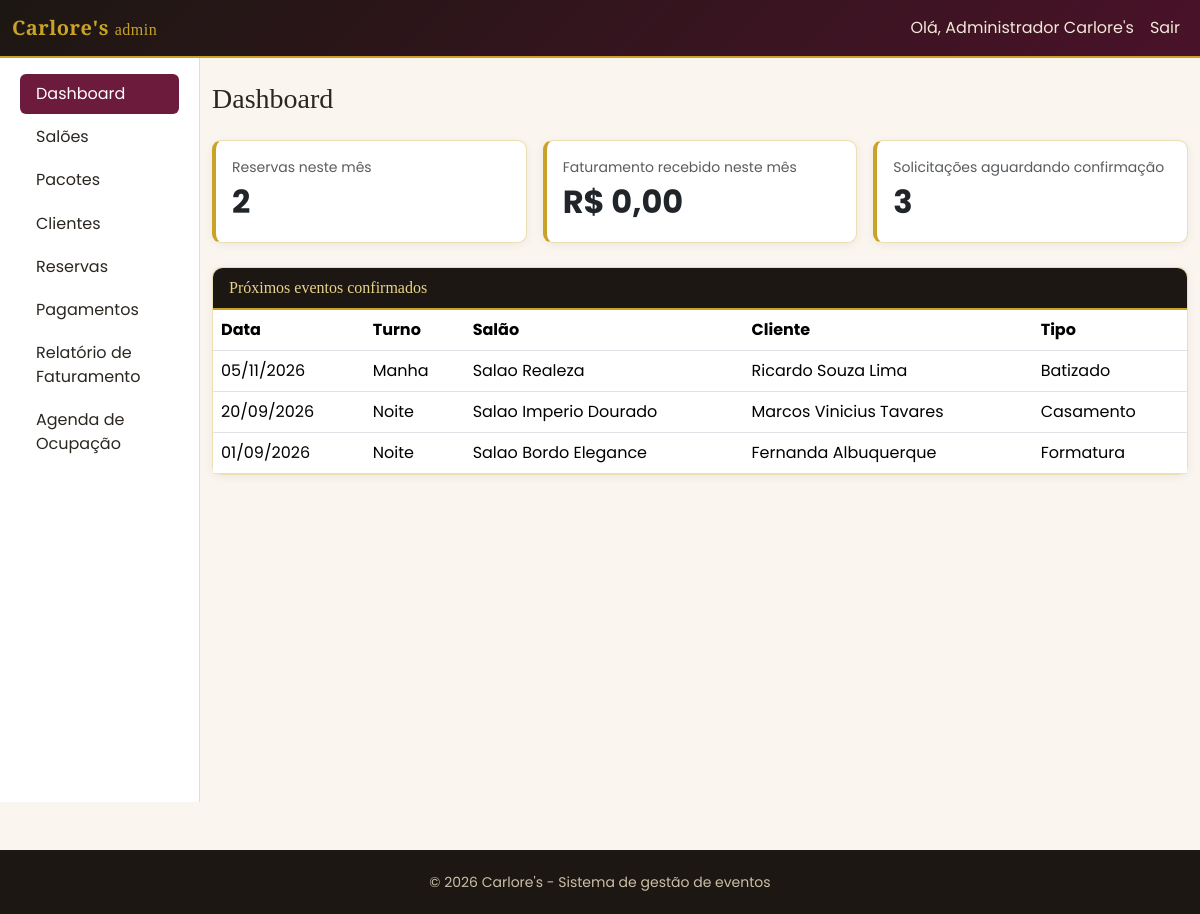
Page /admin/index.php (signed in) on the committed database.
### tables this page shows
CREATE TABLE reservas (
    id                  INT UNSIGNED AUTO_INCREMENT PRIMARY KEY,
    cliente_id          INT UNSIGNED NOT NULL,
    salao_id            INT UNSIGNED NOT NULL,
    pacote_id           INT UNSIGNED NOT NULL,
    data_evento         DATE NOT NULL,
    turno               ENUM('manha', 'tarde', 'noite') NOT NULL,
    tipo_evento         VARCHAR(80) NOT NULL,
    numero_convidados   SMALLINT UNSIGNED NOT NULL,
    status              ENUM('solicitada', 'confirmada', 'cancelada') NOT NULL DEFAULT 'solicitada',
    valor_salao         DECIMAL(10,2) NOT NULL,
    valor_pacote        DECIMAL(10,2) NOT NULL,
    desconto            DECIMAL(10,2) NOT NULL DEFAULT 0.00,
    valor_total         DECIMAL(10,2) GENERATED ALWAYS AS (valor_salao + valor_pacote - desconto) STORED,
    bloqueio_data       DATE GENERATED ALWAYS AS (CASE WHEN status = 'cancelada' THEN NULL ELSE data_evento END) STORED,
    observacoes         TEXT NULL,
    created_at          DATETIME NOT NULL DEFAULT CURRENT_TIMESTAMP,
    updated_at          DATETIME NOT NULL DEFAULT CURRENT_TIMESTAMP ON UPDATE CURRENT_TIMESTAMP,
    CONSTRAINT fk_reservas_cliente FOREIGN KEY (cliente_id) REFERENCES clientes(id)
        ON DELETE RESTRICT ON UPDATE CASCADE,
    CONSTRAINT fk_reservas_salao FOREIGN KEY (salao_id) REFERENCES saloes(id)
        ON DELETE RESTRICT ON UPDATE CASCADE,
    CONSTRAINT fk_reservas_pacote FOREIGN KEY (pacote_id) REFERENCES pacotes(id)
        ON DELETE RESTRICT ON UPDATE CASCADE,
    UNIQUE KEY uq_disponibilidade (salao_id, bloqueio_data),
    INDEX idx_reservas_data (data_evento),
    INDEX idx_reservas_status (status)
);

CREATE TABLE saloes (
    id          INT UNSIGNED AUTO_INCREMENT PRIMARY KEY,
    nome        VARCHAR(100) NOT NULL,
    capacidade  SMALLINT UNSIGNED NOT NULL,
    descricao   TEXT NULL,
    valor_base  DECIMAL(10,2) NOT NULL DEFAULT 0.00,
    foto        VARCHAR(255) NULL,
    ativo       TINYINT(1) NOT NULL DEFAULT 1,
    created_at  DATETIME NOT NULL DEFAULT CURRENT_TIMESTAMP,
    updated_at  DATETIME NOT NULL DEFAULT CURRENT_TIMESTAMP ON UPDATE CURRENT_TIMESTAMP,
    UNIQUE KEY uq_saloes_nome (nome),
    INDEX idx_saloes_ativo (ativo)
);

CREATE TABLE usuarios (
    id          INT UNSIGNED AUTO_INCREMENT PRIMARY KEY,
    nome        VARCHAR(120) NOT NULL,
    email       VARCHAR(150) NOT NULL,
    senha_hash  VARCHAR(255) NOT NULL,
    tipo        ENUM('admin', 'cliente') NOT NULL DEFAULT 'cliente',
    ativo       TINYINT(1) NOT NULL DEFAULT 1,
    created_at  DATETIME NOT NULL DEFAULT CURRENT_TIMESTAMP,
    updated_at  DATETIME NOT NULL DEFAULT CURRENT_TIMESTAMP ON UPDATE CURRENT_TIMESTAMP,
    UNIQUE KEY uq_usuarios_email (email),
    INDEX idx_usuarios_tipo (tipo)
);

### helpers/format_helper.php (called while the page is built, shortened)
<?php
function e(mixed $valor): string
{
    return htmlspecialchars((string)($valor ?? ''), ENT_QUOTES, 'UTF-8');
}
function moneyBr(float|string|null $valor): string
{
    return 'R$ ' . number_format((float)$valor, 2, ',', '.');
}
function dateBr(?string $dataIso): string
{
    $timestamp = strtotime($dataIso);
    return $timestamp ? date('d/m/Y', $timestamp) : '';
}
function turnoLabel(?string $turno): string
{
    return TURNOS[$turno] ?? e($turno);
}

### helpers/auth_helper.php (called while the page is built, shortened)
<?php
function usuarioLogado(): ?array
{
    return [
        'id'         => (int)$_SESSION['usuario_id'],
        'nome'       => $_SESSION['usuario_nome'],
        'tipo'       => $_SESSION['usuario_tipo'],
        'cliente_id' => isset($_SESSION['cliente_id']) ? (int)$_SESSION['cliente_id'] : null,
    ];
}

### config/bootstrap.php (called while the page is built, shortened)
<?php
require_once ROOT_PATH . '/config/database.php';
require_once ROOT_PATH . '/helpers/format_helper.php';
require_once ROOT_PATH . '/helpers/auth_helper.php';
spl_autoload_register(function (string $classe): void {
    foreach (['models', 'services'] as $pasta) {
        $caminho = ROOT_PATH . "/{$pasta}/{$classe}.php";
        if (is_file($caminho)) {
            return;
        }
    }
});

### config/database.php (called while the page is built, shortened)
<?php
class Database
{
    private static ?PDO $conexao = null;
    public static function conectar(): PDO
    {
        if (self::$conexao === null) {
            $dsn = 'mysql:host=' . self::HOST . ';dbname=' . self::DBNAME . ';charset=' . self::CHARSET;
            try {
                self::$conexao = new PDO($dsn, self::USUARIO, self::SENHA, [
                    PDO::ATTR_ERRMODE            => PDO::ERRMODE_EXCEPTION,
                    PDO::ATTR_EMULATE_PREPARES   => false,
                    PDO::ATTR_DEFAULT_FETCH_MODE => PDO::FETCH_ASSOC,
                ]);
            } catch (PDOException $e) {
                error_log('[Database] Falha na conexao: ' . $e->getMessage());
                http_response_code(500);
                die('Nao foi possivel conectar ao banco de dados. Verifique se o MySQL do XAMPP esta em execucao e se o banco "carlores" foi importado (veja o README.md).');
            }
        }
        return self::$conexao;
    }
}

### models/Reserva.php (called while the page is built, shortened)
<?php
class Reserva
{
    public static function listar(array $filtros = []): array
    {
        $sql = self::SELECT_BASE . ' WHERE 1=1';
        $params = [];
        if (!empty($filtros['status'])) {
            $sql .= ' AND r.status = :status';
            $params[':status'] = $filtros['status'];
        }
        if (!empty($filtros['data_inicio'])) {
            $sql .= ' AND r.data_evento >= :data_inicio';
            $params[':data_inicio'] = $filtros['data_inicio'];
        }
        if (!empty($filtros['data_fim'])) {
            $sql .= ' AND r.data_evento <= :data_fim';
            $params[':data_fim'] = $filtros['data_fim'];
        }
        $sql .= ' ORDER BY r.data_evento DESC, r.id DESC';
        $stmt = Database::conectar()->prepare($sql);
        $stmt->execute($params);
        return $stmt->fetchAll();
    }
}

### models/Pagamento.php (called while the page is built, shortened)
<?php
class Pagamento
{
    public static function listarParaFaturamento(string $dataInicio, string $dataFim, ?int $salaoId, ?string $formaPagamento): array
    {
        $sql = "SELECT p.id AS pagamento_id, p.data_pagamento, p.valor, p.forma_pagamento, p.tipo,
                       r.id AS reserva_id, r.data_evento,
                       s.nome AS salao_nome, u.nome AS cliente_nome
                FROM pagamentos p
                INNER JOIN reservas r ON r.id = p.reserva_id
                INNER JOIN saloes s   ON s.id = r.salao_id
                INNER JOIN clientes c ON c.id = r.cliente_id
                INNER JOIN usuarios u ON u.id = c.usuario_id
                WHERE p.data_pagamento BETWEEN :inicio AND :fim";
        $params = [':inicio' => $dataInicio, ':fim' => $dataFim];
        $sql .= ' ORDER BY p.data_pagamento ASC, p.id ASC';
        $stmt = Database::conectar()->prepare($sql);
        $stmt->execute($params);
        return $stmt->fetchAll();
    }
    public static function subtotalPorSalao(string $dataInicio, string $dataFim, ?int $salaoId, ?string $formaPagamento): array
    {
        $sql = "SELECT s.nome AS salao_nome, COUNT(*) AS qtd_pagamentos, SUM(p.valor) AS total_recebido
                FROM pagamentos p
                INNER JOIN reservas r ON r.id = p.reserva_id
                INNER JOIN saloes s   ON s.id = r.salao_id
                WHERE p.data_pagamento BETWEEN :inicio AND :fim";
        $params = [':inicio' => $dataInicio, ':fim' => $dataFim];
        $sql .= ' GROUP BY s.id, s.nome ORDER BY total_recebido DESC';
        $stmt = Database::conectar()->prepare($sql);
        $stmt->execute($params);
        return $stmt->fetchAll();
    }
}

### services/RelatorioService.php (called while the page is built, shortened)
<?php
class RelatorioService
{
    public static function faturamentoPorPeriodo(string $dataInicio, string $dataFim, ?int $salaoId, ?string $formaPagamento): array
    {
        $linhas = Pagamento::listarParaFaturamento($dataInicio, $dataFim, $salaoId, $formaPagamento);
        $subtotais = Pagamento::subtotalPorSalao($dataInicio, $dataFim, $salaoId, $formaPagamento);
        $total = 0.0;
        return [
            'linhas'    => $linhas,
            'subtotais' => $subtotais,
            'total'     => $total,
            'inicio'    => $dataInicio,
            'fim'       => $dataFim,
        ];
    }
}

### public/admin/index.php (the view, shortened to what this page needs)
<?php
require_once __DIR__ . '/../../config/bootstrap.php';
$inicioMes = date('Y-m-01');
$fimMes = date('Y-m-t');
$reservasMes = Reserva::listar(['data_inicio' => $inicioMes, 'data_fim' => $fimMes]);
$faturamentoMes = RelatorioService::faturamentoPorPeriodo($inicioMes, $fimMes, null, null);
$solicitacoesPendentes = Reserva::listar(['status' => 'solicitada']);
$proximasReservas = Reserva::listar(['data_inicio' => date('Y-m-d'), 'status' => 'confirmada']);
$proximasReservas = array_slice($proximasReservas, 0, 5);
$paginaAtual = 'dashboard';
$tituloPagina = 'Dashboard';
require ROOT_PATH . '/views/partials/header_admin.php';
?>
<div class="row g-3 mb-4">
    <div class="col-md-4">
        <div class="card card-carlores dashboard-kpi h-100">
            <div class="card-body">
                <div class="text-muted small">Reservas neste mês</div>
                <div class="fs-2 fw-bold"><?= count($reservasMes) ?></div>
            </div>
        </div>
    </div>
    <div class="col-md-4">
        <div class="card card-carlores dashboard-kpi h-100">
            <div class="card-body">
                <div class="text-muted small">Faturamento recebido neste mês</div>
                <div class="fs-2 fw-bold"><?= moneyBr($faturamentoMes['total']) ?></div>
            </div>
        </div>
    </div>
    <div class="col-md-4">
        <div class="card card-carlores dashboard-kpi h-100">
            <div class="card-body">
                <div class="text-muted small">Solicitações aguardando confirmação</div>
                <div class="fs-2 fw-bold"><?= count($solicitacoesPendentes) ?></div>
            </div>
        </div>
    </div>
</div>
<div class="card card-carlores">
    <div class="card-header">Próximos eventos confirmados</div>
    <div class="card-body p-0">
        <div class="table-responsive">
            <table class="table mb-0 align-middle">
                <thead><tr><th>Data</th><th>Turno</th><th>Salão</th><th>Cliente</th><th>Tipo</th></tr></thead>
                <tbody>
                <?php foreach ($proximasReservas as $r): ?>
                    <tr>
                        <td><?= dateBr($r['data_evento']) ?></td>
                        <td><?= turnoLabel($r['turno']) ?></td>
                        <td><?= e($r['salao_nome']) ?></td>
                        <td><?= e($r['cliente_nome']) ?></td>
                        <td><?= e($r['tipo_evento']) ?></td>
                    </tr>
                <?php endforeach; ?>
                </tbody>
            </table>
        </div>
    </div>
</div>
<?php require ROOT_PATH . '/views/partials/footer_admin.php'; ?>

### views/partials/header_admin.php (shortened to what this page needs)
<?php $usuario = usuarioLogado(); ?>
<!DOCTYPE html>
<html lang="pt-BR">
<head>
    <link href="https://cdn.jsdelivr.net/npm/bootstrap@5.3.3/dist/css/bootstrap.min.css" rel="stylesheet">
    <link href="/assets/css/theme.css" rel="stylesheet">
    <link href="/assets/css/print.css" rel="stylesheet">
</head>
<body>
<nav class="navbar navbar-expand-lg navbar-carlores navbar-dark no-print">
    <div class="container-fluid">
        <a class="navbar-brand" href="/admin/index.php"><?= e(APP_NOME) ?> <small class="fs-6 fw-normal">admin</small></a>
        <div class="collapse navbar-collapse" id="navAdmin">
            <ul class="navbar-nav ms-auto">
                <li class="nav-item"><span class="nav-link">Olá, <?= e($usuario['nome']) ?></span></li>
                <li class="nav-item"><a class="nav-link" href="/logout.php">Sair</a></li>
            </ul>
        </div>
    </div>
</nav>
<div class="container-fluid">
    <div class="row">
        <aside class="col-lg-2 sidebar-carlores no-print">
            <ul class="nav flex-column px-2">
                <?php
                $paginaAtual = $paginaAtual ?? '';
                $itensMenu = [
                    'dashboard'   => ['/admin/index.php', 'Dashboard'],
                    'saloes'      => ['/admin/saloes/index.php', 'Salões'],
                    'pacotes'     => ['/admin/pacotes/index.php', 'Pacotes'],
                    'clientes'    => ['/admin/clientes/index.php', 'Clientes'],
                    'reservas'    => ['/admin/reservas/index.php', 'Reservas'],
                    'pagamentos'  => ['/admin/pagamentos/index.php', 'Pagamentos'],
                    'faturamento' => ['/admin/relatorios/faturamento.php', 'Relatório de Faturamento'],
                    'ocupacao'    => ['/admin/relatorios/ocupacao.php', 'Agenda de Ocupação'],
                ];
                foreach ($itensMenu as $chave => $item):
                    [$url, $rotulo] = $item;
                ?>
                <li class="nav-item">
                    <a class="nav-link <?= $paginaAtual === $chave ? 'active' : '' ?>" href="<?= e($url) ?>"><?= e($rotulo) ?></a>
                </li>
                <?php endforeach; ?>
            </ul>
        </aside>
        <main class="col-lg-10 py-4">
            <h1 class="h3 mb-4"><?= e($tituloPagina ?? '') ?></h1>

### views/partials/footer_admin.php (shortened to what this page needs)
        </main>
    </div>
</div>
<footer class="rodape-carlores text-center no-print">
    <div class="container"><small>&copy; <?= date('Y') ?> <?= e(APP_NOME) ?> - Sistema de gestão de eventos</small></div>
</footer>
</body>
</html>

### public/assets/css/theme.css (style rules this page uses)
:root { --carlores-preto: #1c1712; --carlores-vinho: #6d1b3c; --carlores-vinho-escuro: #4a1229; --carlores-dourado: #c9a227; --carlores-dourado-claro: #e8d38a; --carlores-creme: #faf6ef; --carlores-texto: #2b2620; }
body { background-color: var(--carlores-creme); color: var(--carlores-texto); font-family: 'Poppins', 'Segoe UI', sans-serif; }
h1, h2, h3, h4, h5, .brand-font { font-family: 'Playfair Display', 'Georgia', serif; }
a { color: var(--carlores-vinho); }
.navbar-carlores { background: linear-gradient(135deg, var(--carlores-preto) 0%, var(--carlores-vinho-escuro) 100%); border-bottom: 2px solid var(--carlores-dourado); }
.navbar-carlores .navbar-brand { font-family: 'Playfair Display', serif; color: var(--carlores-dourado) !important; font-weight: 700; letter-spacing: 0.5px; }
.navbar-carlores .nav-link { color: #f1e9d8 !important; }
.card-carlores { border: 1px solid rgba(201, 162, 39, 0.35); border-radius: 0.6rem; box-shadow: 0 2px 10px rgba(0,0,0,0.06); }
.card-carlores .card-header { background-color: var(--carlores-preto); color: var(--carlores-dourado-claro); border-bottom: 2px solid var(--carlores-dourado); font-family: 'Playfair Display', serif; border-radius: 0.6rem 0.6rem 0 0 !important; }
.sidebar-carlores { background-color: #fff; border-right: 1px solid rgba(201, 162, 39, 0.35); min-height: calc(100vh - 56px); padding-top: 1rem; }
.sidebar-carlores .nav-link { color: var(--carlores-texto); border-radius: 0.375rem; margin-bottom: 0.2rem; }
.sidebar-carlores .nav-link.active { background-color: var(--carlores-vinho); color: #fff; }
.dashboard-kpi { border-left: 4px solid var(--carlores-dourado); }
footer.rodape-carlores { background-color: var(--carlores-preto); color: #cbbfa8; padding: 1.25rem 0; margin-top: 3rem; }

### rows in the picture
reservas: data_evento "05/11/2026", turno "Manha", salao.nome "Salao Realeza", usuarios.nome "Ricardo Souza Lima", tipo_evento "Batizado"
reservas: data_evento "20/09/2026", turno "Noite", salao.nome "Salao Imperio Dourado", usuarios.nome "Marcos Vinicius Tavares", tipo_evento "Casamento"
reservas: data_evento "01/09/2026", turno "Noite", salao.nome "Salao Bordo Elegance", usuarios.nome "Fernanda Albuquerque", tipo_evento "Formatura"

### other values in the picture
APP_NOME "Carlore's"
$usuario['nome'] "Administrador Carlore's"
$rotulo "Dashboard"
$rotulo "Salões"
$rotulo "Pacotes"
$rotulo "Clientes"
$rotulo "Reservas"
$rotulo "Pagamentos"
$rotulo "Relatório de Faturamento"
$rotulo "Agenda de Ocupação"
$tituloPagina "Dashboard"
count($reservasMes) "2"
moneyBr($faturamentoMes['total']) "R$ 0,00"
count($solicitacoesPendentes) "3"
